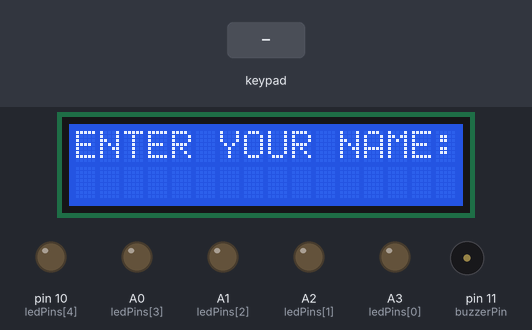
This sketch was run on a simulated Arduino Uno, built with avr-gcc and run on an emulated ATmega328P. Parts: 16×2 character LCD, output pins drawn as LEDs (lit = HIGH), buzzer (waves = sounding). Dashed ring = blinking. The test bench sets the inputs (shaded band). What the sketch prints to the serial monitor is not drawn.

Above: at 1.2 s.
1.3 s: keypad keys * 1 2 3 4 # pressed 0.4 s apart
At 4.7 s:
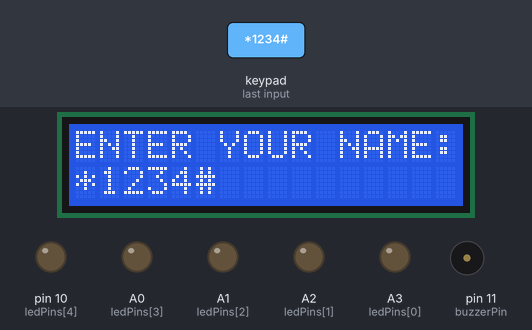
5.2 s: keypad keys 9 8 7 6 # pressed 0.4 s apart
At 8.37 s:
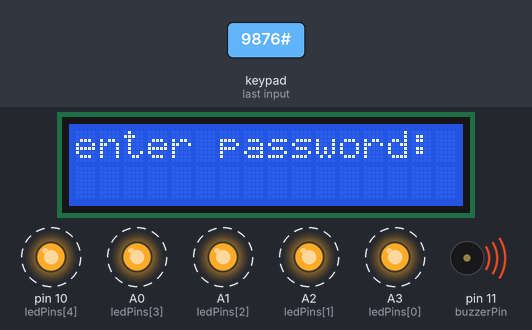
9.8 s: key '#' pressed
At 12.6 s:
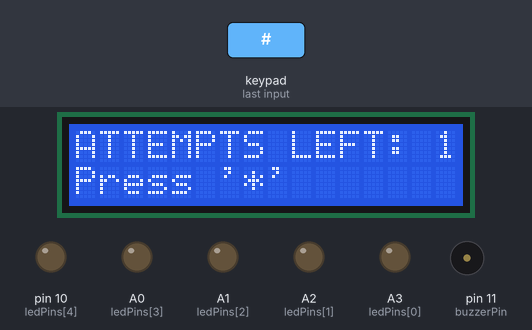
12.8 s: keypad keys 2 3 4 5 # pressed 0.4 s apart
At 18.0 s:
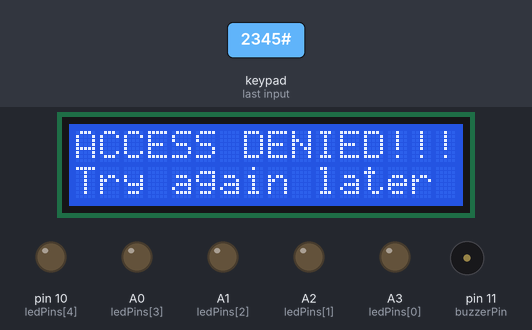
Timing chart, 0 to 19.5 s (numbered marks = the images above; inputs shaded):
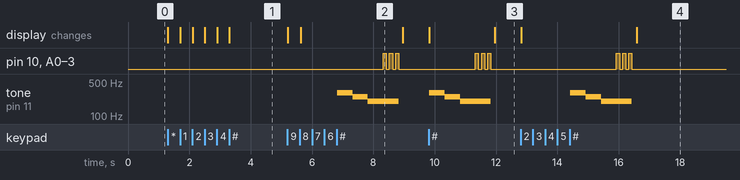

The sketch:

PROG4.ino
```cpp
#include <LiquidCrystal_I2C.h>
#include <Wire.h>
#include <Keypad.h>

// creation of class instance lcd
LiquidCrystal_I2C lcd(0x27, 16, 2);

// keypad configuration
const byte ROWS = 4; // number of rows on the keypad
const byte COLS = 4; // number of columns on the keypad

char keys[ROWS][COLS] = {
  {'1','2','3','A'},
  {'4','5','6','B'},
  {'7','8','9','C'},
  {'*','0','#','D'}
};

byte rowPins[ROWS] = {9, 8, 7, 6};     // connect to the row pinouts of the keypad
byte colPins[COLS] = {2,3,4,5};     // connect to the column pinouts of the keypad

Keypad keypad = Keypad(makeKeymap(keys), rowPins, colPins, ROWS, COLS);


int ledPins[] = {A3,A2,A1,A0,10}; // pins for the LEDs
int numLeds = sizeof(ledPins) / sizeof(ledPins[0]);
int ledDelay = 100; // delay between LED shifts

const int buzzerPin = 11; // pin for the buzzer

const String password = "*1234"; // the correct password
const int maxAttempts = 3; // maximum number of password attempts
String name = "";

void setup() {
  Serial.begin(9600);
  for (int i = 0; i < numLeds; i++) {
    pinMode(ledPins[i], OUTPUT);
  }

  // lcd initialization
  lcd.init();
  lcd.backlight();
  lcd.clear();
  lcd.home(); // cursor to home
}

void loop() {
  String enteredPassword = "";
  int attempts = 0;
  Serial.println();
  Serial.println("Please enter the password:");
  lcd.clear();
  lcd.home();
  // lcd.print("enter password:");
  lcd.print("ENTER YOUR NAME:");
  lcd.setCursor(0, 1);
  while (name.length() < 7) {
    char nameLetter = keypad.getKey();
    if (nameLetter) {
      lcd.write(nameLetter);
      name += nameLetter;
    }
  }
  lcd.clear();
  lcd.home();
  lcd.print("Press '*'");

  while (attempts < maxAttempts) {
    char key = keypad.getKey();

    if (key) {
      lcd.clear();
      lcd.home();
      lcd.print("enter password:");
      if (key == '#') {
        if (enteredPassword == password) {
          playSuccessTone();
          lightRunningPattern();
          Serial.println("Access granted!");
          lcd.clear();
          lcd.home();
          lcd.print("WELCOME, ");
          lcd.setCursor(0,1);
          lcd.print(name);
          delay(10000);
          break;
        } else {
          playErrorTone();
          lightErrorPattern();
          lightErrorPattern();
          lightErrorPattern();
          enteredPassword = "";
          attempts++;
          Serial.print("Numbers of attempt left: ");
          Serial.println(maxAttempts - attempts);
          lcd.clear();
          lcd.home();
          lcd.print("ATTEMPTS LEFT: ");
          // lcd.setCursor(14,0);
          lcd.print(maxAttempts - attempts);
          // lcd.print(attempts);
          // lcd.print(" ATEMPT ALREADY");
          lcd.setCursor(0, 1);
          lcd.print("Press '*'");
        }
      } else {
        enteredPassword += key;
        Serial.println(enteredPassword);
        Serial.println("Press '#' to check the entered password.");
      }
    }
  }

  if (attempts >= maxAttempts) {
    keypad.setDebounceTime(0);
    keypad.setHoldTime(0);
    // keypad.setSingleKeyTimeout(0);
    keypad.addEventListener(NULL);
    Serial.println("Access denied!");
    Serial.println("You can try again after 10 seconds.");
    lcd.clear();
    lcd.home();
    lcd.print("ACCESS DENIED!!!");
    lcd.setCursor(0, 1);
    lcd.print("Try again later");
    delay(10000);
    Serial.println("You can try again:");
  }

  // Disable further keypad input if max attempts exceeded
  // while () {
  //   // Do nothing
  // }
}


void playSuccessTone() {
  tone(buzzerPin, 1000, 500);
  delay(500);
  tone(buzzerPin, 1100, 500);
  delay(500);
  tone(buzzerPin, 1200, 500);
  delay(500);
}

void playErrorTone() {
  tone(buzzerPin, 300, 1000);
  delay(500);
  tone(buzzerPin, 250, 1000);
  delay(500);
  tone(buzzerPin, 200, 1000);
  delay(500);
}

void lightRunningPattern() {
  for (int i = 0; i < numLeds; i++) {
    digitalWrite(ledPins[i], HIGH);
    delay(ledDelay);
  }
  delay(5000);
  for (int i = numLeds - 1; i >= 0; i--) {
    digitalWrite(ledPins[i], LOW);
    delay(ledDelay);
  }
}

void lightErrorPattern() {
  for (int i = 0; i < numLeds; i++) {
    digitalWrite(ledPins[i], HIGH);
  }
  delay(ledDelay);
  for (int i = 0; i < numLeds; i++) {
    digitalWrite(ledPins[i], LOW);
  }
  delay(ledDelay);
}
```

Measured:
- after the input at 1.3 s, the display: first changes at once (image 1 shows a later state)
- after the input at 5.2 s, pin 10 (ledPins[4]), A0 (ledPins[3]): alternates HIGH for 0.10 s and LOW for 0.10 s, 6 changes in all, then stays LOW, starting after 3.1 s
- after the input at 9.8 s, pin 10 (ledPins[4]), A0 (ledPins[3]): alternates HIGH for 0.10 s and LOW for 0.10 s, 6 changes in all, then stays LOW, starting after 1.5 s
- after the input at 12.8 s, pin 10 (ledPins[4]), A0 (ledPins[3]): alternates HIGH for 0.10 s and LOW for 0.10 s, 6 changes in all, then stays LOW, starting after 3.1 s
